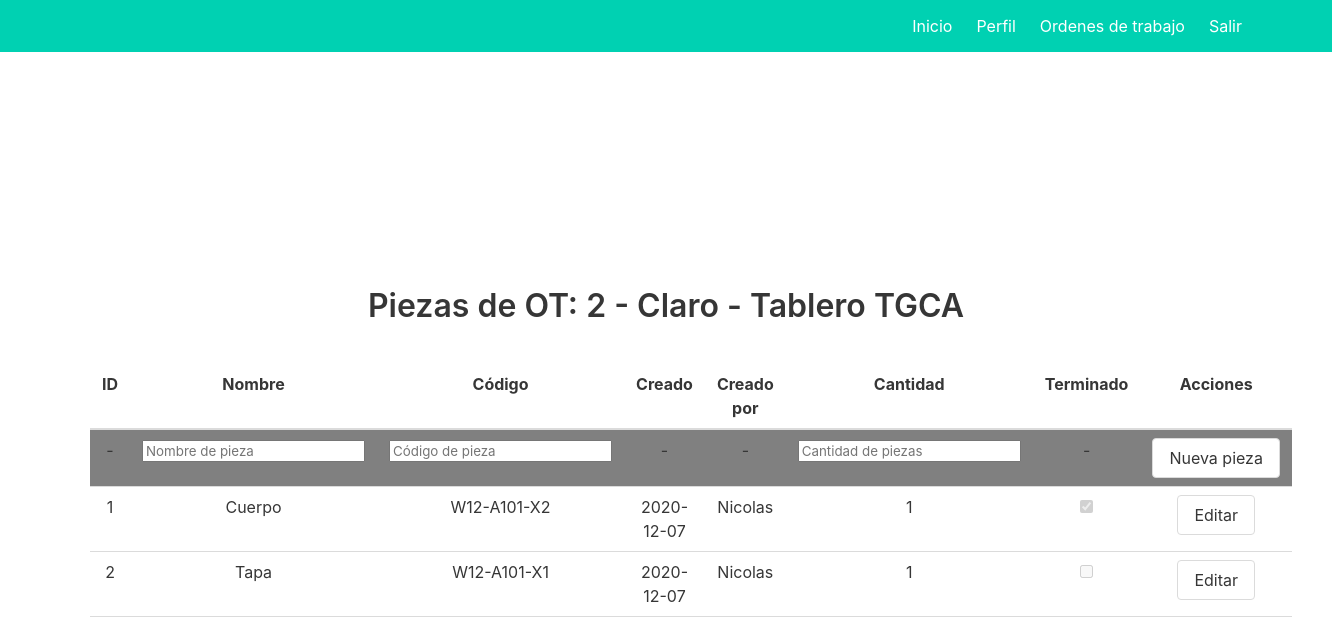
The page /wo/2/parts (signed in) on the database its author committed.
### models.py (models this page shows)
class Workorder(db.Model):
    id = db.Column(db.Integer, primary_key=True)
    date_created = db.Column(db.DateTime, default=datetime.utcnow)
    date_required = db.Column(db.DateTime)
    user = db.Column(db.String(1000), default='ADMIN')
    client = db.Column(db.String(1000))
    title = db.Column(db.String(1000))
    parts = db.relationship('Part', backref='workorder', lazy=True, cascade="all, delete-orphan")

class Part(db.Model):
    id = db.Column(db.Integer, primary_key=True)
    date_created = db.Column(db.DateTime, default=datetime.utcnow)
    user = db.Column(db.String(1000), default='ADMIN')
    name = db.Column(db.String(1000), nullable=False)
    code = db.Column(db.String(1000), nullable=False)
    qty = db.Column(db.Integer, nullable=False, default=1)
    finished = db.Column(db.Boolean, default=False)
    wo_id = db.Column(db.Integer, db.ForeignKey('workorder.id'), nullable=False)

### main.py (the view)
@main.route('/wo/<int:id>/parts', methods=['POST', 'GET'])
@login_required
def part(id):
    wo = Workorder.query.get_or_404(id)
    if request.method == 'POST':
        new_part = Part()
        new_part.name = request.form['name']
        new_part.code = request.form['code']
        new_part.qty = request.form['qty']
        new_part.user = current_user.name
        new_part.wo_id = wo.id
        try:
            db.session.add(new_part)
            db.session.commit()
            return redirect(f'/wo/{wo.id}/parts')
        except Exception as e:
            print(e)
            return "Error al agregar parte."
    else:
        parts = wo.parts
        return render_template('parts.html', parts=parts, wo=wo)

### __init__.py (called while the page is built)
def create_app():
    app = Flask(__name__)
    app.config['SECRET_KEY'] = '9OLWxND4o83j4K4iuopO'
    app.config['SQLALCHEMY_DATABASE_URI'] = 'sqlite:///db.sqlite'
    db.init_app(app)
    login_manager = LoginManager()
    login_manager.login_view = 'auth.login'
    login_manager.init_app(app)
    from .models import User, Workorder, Part
    @login_manager.user_loader
    def load_user(user_id):
        return User.query.get(int(user_id))
    from .auth import auth as auth_blueprint
    app.register_blueprint(auth_blueprint)
    from .main import main as main_blueprint
    app.register_blueprint(main_blueprint)
    return app

### templates/parts.html (shortened to what this page needs)
{% extends "base.html" %}
{% block content %}
<div class="content">
    <h1 style="text-align: center">Piezas de OT: {{ wo.id }} - {{ wo.client }} - {{ wo.title }}</h1>
    <br>
    <table class="table">
        <thead>
        <tr>
            <th>ID</th>
            <th>Nombre</th>
            <th>Código</th>
            <th>Creado</th>
            <th>Creado por</th>
            <th>Cantidad</th>
            <th>Terminado</th>
            <th>Acciones</th>
        </tr>
        </thead>
        <tbody>
        <tr bgcolor="grey">
            <form action="/wo/{{ wo.id }}/parts" method="POST">
                <td>-</td>
                <td><input type="text" name="name" id="name" placeholder="Nombre de pieza" required></td>
                <td><input type="text" name="code" id="code" placeholder="Código de pieza" required></td>
                <td>-</td>
                <td>-</td>
                <td><input type="text" name="qty" id="qty" placeholder="Cantidad de piezas" required></td>
                <td>-</td>
                <td><input type="submit" value="Nueva pieza" class="button"></td>
            </form>
        </tr>
        {% for part in parts %}
        <tr>
            <td>{{ part.id }}</td>
            <td>{{ part.name }}</td>
            <td>{{ part.code }}</td>
            <td>{{ part.date_created.date() }}</td>
            <td>{{ part.user }}</td>
            <td>{{ part.qty }}</td>
            <td>
                <label class="checkbox" disabled>
                    <input type="checkbox" disabled {{ "checked" if part.finished == True else ''}}>
                </label>
            </td>
            <td>
                <button class="button" onclick="show_hide('{{ part.id }}')">Editar</button>
            </td>
        </tr>
        {% endfor %}
        </tbody>
    </table>
</div>
{% endblock %}

### rows shown on the page
Workorder: id "2", client "Claro", title "Tablero TGCA"
Part: id "1", name "Cuerpo", code "W12-A101-X2", date_created "2020-12-07", user "Nicolas", qty "1"
Part: id "2", name "Tapa", code "W12-A101-X1", date_created "2020-12-07", user "Nicolas", qty "1"
